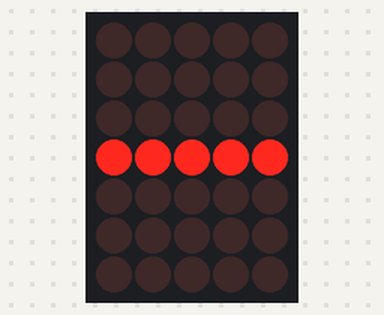
A sketch run on a simulated Arduino Uno, built with avr-gcc and run on an emulated ATmega328P. Parts: 5×7 LED matrix. Wiring (inferred from the names in the program): LED matrix (orientation assumed): rows pin 9, pin 10, pin 11, pin 12, pin 15, pin 16, pin 17; columns pin 2, pin 3, pin 4, pin 5, pin 6.

Above: at 0.09 s.
At 0.53 s:
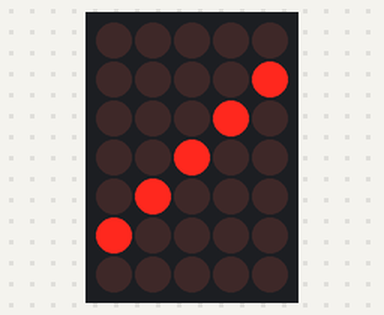

The sketch:

dot_matrix_led_display_image.ino
```cpp
// dot_matrix_led_display_image.ino
// Flash the red/orange leds on the Lite On two color 5x7 LED dot matrix
// http://www.jameco.com/webapp/wcs/stores/servlet/ProductDisplay?langId=-1&storeId=10001&catalogId=10001&productId=1955159

const int columnPins[] = {2, 3, 4, 5, 6};
const int rowPins[] = {9, 10, 11, 12, 15, 16, 17};

const int NUMBER_OF_COLUMNS = sizeof(columnPins)/sizeof(columnPins[0]);
const int NUMBER_OF_ROWS = sizeof(rowPins)/sizeof(rowPins[0]);

byte image1[] = {
  B00000,
  B00000,
  B00000,
  B11111,
  B00000,
  B00000,
  B00000,
};

byte image2[] = {
  B00000,
  B10000,
  B01000,
  B00100,
  B00010,
  B00001,
  B00000,
};

byte image3[] = {
  B00000,
  B00001,
  B00010,
  B00100,
  B01000,
  B10000,
  B00000,
};

byte image4[] = {
  B00100,
  B00100,
  B00100,
  B00100,
  B00100,
  B00100,
  B00100,
};

void setup() {
  for (int i = 0; i < NUMBER_OF_ROWS; i++) {
    pinMode(rowPins[i], OUTPUT);
  }
  for (int j = 0; j < NUMBER_OF_COLUMNS; j++) {
    pinMode(columnPins[j], OUTPUT);
    digitalWrite(columnPins[j], HIGH);
  }
}

void show(byte* image, unsigned long duration) {
  unsigned long start = millis();
  while(start + duration > millis()) {
    for (int i = 0; i < NUMBER_OF_ROWS; i++) {
      digitalWrite(rowPins[i], HIGH);
      for (int j = 0; j < NUMBER_OF_COLUMNS; j++) {
        boolean pixel = bitRead(image[i], j);
        if (pixel == 1) {
          digitalWrite(columnPins[j], LOW);
        }
        delayMicroseconds(300);
        digitalWrite(columnPins[j], HIGH);
      }
      digitalWrite(rowPins[i], LOW);
    }
  }
}

void loop() {
  show(image1, 80);
  show(image2, 80);
  show(image3, 80);
  show(image4, 80);
}
```

Measured:
- by itself, everything shown: repeats every 0.34 s, in 4 steps
